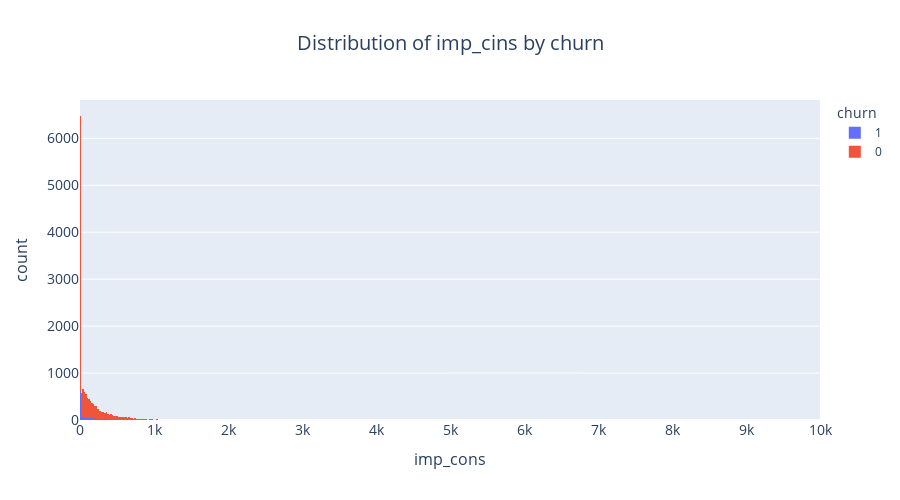

The code cell stored with this chart in its notebook:
### Markdown cell above
<div style="background: #1D1E26; width: 800px; color: #D9B4B7; border-radius: 10px; margin: auto; padding: 20px;">
    <h3 style="text-align:center;color:#15BFAE">Summary</h3>
    <ul>
        <li>For customers who did not churn (churn = 0), the average gas consumption over the year is approximately 30,121.50. and For customers who churned (churn = 1), the average gas consumption over the year is approximately 9,235.41.</li>
        <li>This suggests that, on average, customers who did not churn have higher gas consumption compared to customers who churned.</li>
        <li>For customers who did not churn (churn = 0), the average consumption over the year is approximately 167,867.27. and For customers who churned (churn = 1), the average consumption over the year is approximately 78,862.48.</li>
        <li>This indicates that, on average, customers who did not churn have higher consumption over the year compared to customers who churned.</li>
        <li>For customers who did not churn (churn = 0), the average consumption in the last month is approximately 17,046.35.
For customers who churned (churn = 1), the average consumption in the last month is approximately 7,205.24.</li>
        <li>This indicates that, on average, customers who did not churn have higher consumption in the last month compared to customers who churned.</li>
    </ul>
</div>

### Code cell
fig = px.histogram(client, x='imp_cons', color='churn',title='Distribution of imp_cins by churn',labels={'count':'Frequency'})


fig.update_layout(title_font=dict(size=20),title_x=0.5, height=500)
fig.update_xaxes(title_font=dict(size=16),tickfont=dict(size=14),range=[0,10000])
fig.update_yaxes(title_font=dict(size=16),tickfont=dict(size=14))
# Show the plot
fig.show()

### Figure 1 — Plotly figure (JSON) as saved in the notebook; plotly's stock layout.template omitted (floating-point values rounded to 4 significant figures; data arrays with more than 128 entries replaced by an {"elided": "..."} marker saying what was removed)
{"data": [{"alignmentgroup": "True", "bingroup": "x", "hovertemplate": "churn=1<br>imp_cons=%{x}<br>count=%{y}<extra></extra>", "legendgroup": "1", "marker": {"color": "#636efa", "pattern": {"shape": ""}}, "name": "1", "offsetgroup": "1", "orientation": "v", "showlegend": true, "type": "histogram", "x": {"elided": "1419 float values"}, "xaxis": "x", "yaxis": "y"}, {"alignmentgroup": "True", "bingroup": "x", "hovertemplate": "churn=0<br>imp_cons=%{x}<br>count=%{y}<extra></extra>", "legendgroup": "0", "marker": {"color": "#EF553B", "pattern": {"shape": ""}}, "name": "0", "offsetgroup": "0", "orientation": "v", "showlegend": true, "type": "histogram", "x": {"elided": "13187 float values"}, "xaxis": "x", "yaxis": "y"}], "layout": {"barmode": "relative", "height": 500, "legend": {"title": {"text": "churn"}, "tracegroupgap": 0}, "title": {"font": {"size": 20}, "text": "Distribution of imp_cins by churn", "x": 0.5}, "xaxis": {"anchor": "y", "domain": [0, 1], "range": [0, 10000], "tickfont": {"size": 14}, "title": {"font": {"size": 16}, "text": "imp_cons"}}, "yaxis": {"anchor": "x", "domain": [0, 1], "tickfont": {"size": 14}, "title": {"font": {"size": 16}, "text": "count"}}}}
